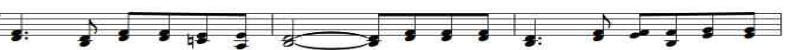
//> input picture 1.jpg, 805 x 50 px
$ ./do   (built with g++ and OpenCV 4)
//> lines starting //> are read from the running program, lines starting //| are printed output that depends on the picture; after the words box and inside, x2 and y2 are one past the last pixel; in counts of white or black regions, pixels touching at a corner belong together
#include "opencv2/opencv.hpp"
using namespace cv;
using namespace std;
int main()
{
  Mat im_in = imread("1.jpg", IMREAD_GRAYSCALE);
//> im_in: 50 rows x 805 cols, CV_8UC1; min 0, max 255, mean 217.8
  Mat im_th;

  threshold(im_in, im_th, 0, 255, CV_THRESH_BINARY | CV_THRESH_OTSU);
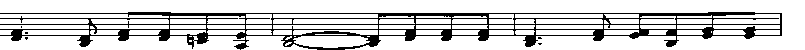
//> im_th: 50 rows x 805 cols, CV_8UC1; 82.3% white; 6 black regions (5 under 20 px), largest, box (x1, y1, x2, y2) and area: (0, 12, 782, 50) 7111
  bitwise_not(im_th,im_th);
//> im_th: 50 rows x 805 cols, CV_8UC1; 17.7% white; 6 white regions (5 under 20 px)
  vector<vector<Point> > contours;
  vector<Vec4i> hierarchy;
  findContours(im_th, contours, hierarchy,CV_RETR_CCOMP, CV_CHAIN_APPROX_SIMPLE, Point(0, 0) );
//> contours = 78 contours, 13 with area under 20; largest, box (x1, y1, x2, y2) and area: (0, 12, 782, 50) 17406, (292, 35, 371, 49) 829, (712, 13, 781, 25) 684, (272, 13, 379, 19) 528, (272, 24, 379, 30) 527
  //Mat drawing=Mat::zeros(im_th.rows,im_th.cols,CV_8UC1);
  Mat drawing=Mat::zeros(im_th.rows,im_th.cols,CV_8UC1);
  for(int i=0;i<contours.size();i++)
  {
    //double a=contourArea( contours[i],false);
    //if(a<100)

    drawContours( drawing, contours, i,255, -1, 8, hierarchy, 0, Point() );
    imshow("filled contours",drawing);
    waitKey(0);
  }
//> this loop made 78 passes
//> pass 1, `imshow("filled contours",drawing);`:
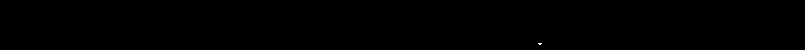
//> window 'filled contours': 50 rows x 805 cols, CV_8UC1; 0.01% white in thin lines or dots, all inside (x1, y1, x2, y2) = (538, 43, 542, 45)
//> after the loop:
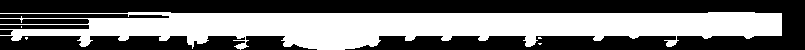
//> drawing: 50 rows x 805 cols, CV_8UC1; 46.5% white; 5 white regions (4 under 20 px), largest, box (x1, y1, x2, y2) and area: (0, 12, 782, 50) 18692
  imwrite("show.jpg",drawing);
  // [4 lines of commented-out code are left out]

}
